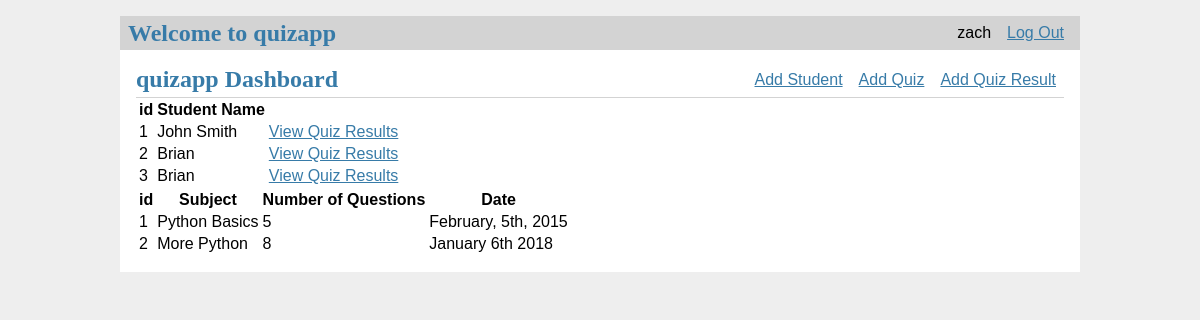
Screenshot of / (signed in) with the database file from the repository.
### tables this page shows
CREATE TABLE user (
  id INTEGER PRIMARY KEY AUTOINCREMENT,
  username TEXT UNIQUE NOT NULL,
  password TEXT NOT NULL
);

CREATE TABLE students (
    id INTEGER PRIMARY KEY AUTOINCREMENT, 
    name TEXT
    );

CREATE TABLE quizzes (
    quiz_id INTEGER PRIMARY KEY AUTOINCREMENT, 
    subject TEXT NOT NULL, 
    length INTEGER NOT NULL, 
    date TEXT NOT NULL);

### quizapp/dashboard.py (the view)
@bp.route('/')
def index():
    db = get_db()
    students = db.execute(
        'SELECT id, name FROM students'
    ).fetchall()
    quizzes = db.execute(
        'SELECT quiz_id, subject, length, date FROM quizzes'
    ).fetchall()
    return render_template('dashboard/dashboard.html', students=students, quizzes=quizzes)

### quizapp/auth.py (called while the page is built)
@bp.before_app_request
def load_logged_in_user():
    user_id = session.get('user_id')
    if user_id is None:
        g.user = None
    else:
        g.user = get_db().execute(
            'SELECT * FROM user WHERE id = ?', (user_id,)
        ).fetchone()

### quizapp/db.py (called while the page is built)
def get_db():
    if 'db' not in g:
        g.db = lite.connect(
            current_app.config['DATABASE'],
            detect_types=lite.PARSE_DECLTYPES
        )
        g.db.row_factory = lite.Row
    return g.db

### quizapp/templates/dashboard/dashboard.html
{% extends 'base.html' %}
{% block header %}
  <h1>{% block title %}quizapp Dashboard{% endblock %}</h1>
  {% if g.user %}
    <a class="action" href="/student/add">Add Student</a>
    <a class="action" href="/quiz/add">Add Quiz</a>
    <a class="action" href="/result/add">Add Quiz Result</a>
  {% endif %}
{% endblock %}
{% block content %}
    <table>
        <tr>
            <th>id</th>
            <th>Student Name</th>
        </tr>
        {% for student in students %}
            <tr>
                <td>{{ student['id'] }}</td>
                <td>{{ student['name'] }}</td>
                <td><a class="action" href="{{ url_for('dashboard.view_results', id=student['id']) }}">View Quiz Results</a></td>
            </tr>
        {% endfor %}
    </table>
    <table>
        <tr>
            <th>id</th>
            <th>Subject</th>
            <th>Number of Questions</th>
            <th>Date</th>
        </tr>
        {% for quiz in quizzes %}
            <tr>
                <td>{{ quiz['quiz_id'] }}</td>
                <td>{{ quiz['subject'] }}</td>
                <td>{{ quiz['length'] }}</td>
                <td>{{ quiz['date'] }}</td>
            </tr>
        {% endfor %}
    </table>
{% endblock %}

### quizapp/templates/base.html (shortened to what this page needs)
<!doctype html>
<link rel="stylesheet" href="{{ url_for('static', filename='style.css') }}">
<nav>
  <h1>Welcome to quizapp</h1>
  <ul>
    {% if g.user %}
      <li><span>{{ g.user['username'] }}</span>
      <li><a href="{{ url_for('auth.logout') }}">Log Out</a>
    {% else %}
      <li><a href="{{ url_for('auth.register') }}">Register</a>
      <li><a href="{{ url_for('auth.login') }}">Log In</a>
    {% endif %}
  </ul>
</nav>
<section class="content">
  <header>
    {% block header %}{% endblock %}
  </header>
  {% block content %}{% endblock %}
</section>

### quizapp/static/style.css (style rules this page uses)
h1 { font-family: serif; color: #377ba8; margin: 1rem 0; }
a { color: #377ba8; }
nav { background: lightgray; display: flex; align-items: center; padding: 0 0.5rem; }
nav h1 { flex: auto; margin: 0; }
nav ul { display: flex; list-style: none; margin: 0; padding: 0; }
nav ul li a, nav ul li span, header .action { display: block; padding: 0.5rem; }
.content { padding: 0 1rem 1rem; }
.content > header { border-bottom: 1px solid lightgray; display: flex; align-items: flex-end; }
.content > header h1 { flex: auto; margin: 1rem 0 0.25rem 0; }
.content:last-child { margin-bottom: 0; }

### rows the page displays
user: user.username "zach"
students: id "1", name "John Smith"
students: id "2", name "Brian"
students: id "3", name "Brian"
quizzes: quiz_id "1", subject "Python Basics", length "5", date "February, 5th, 2015"
quizzes: quiz_id "2", subject "More Python", length "8", date "January 6th 2018"
